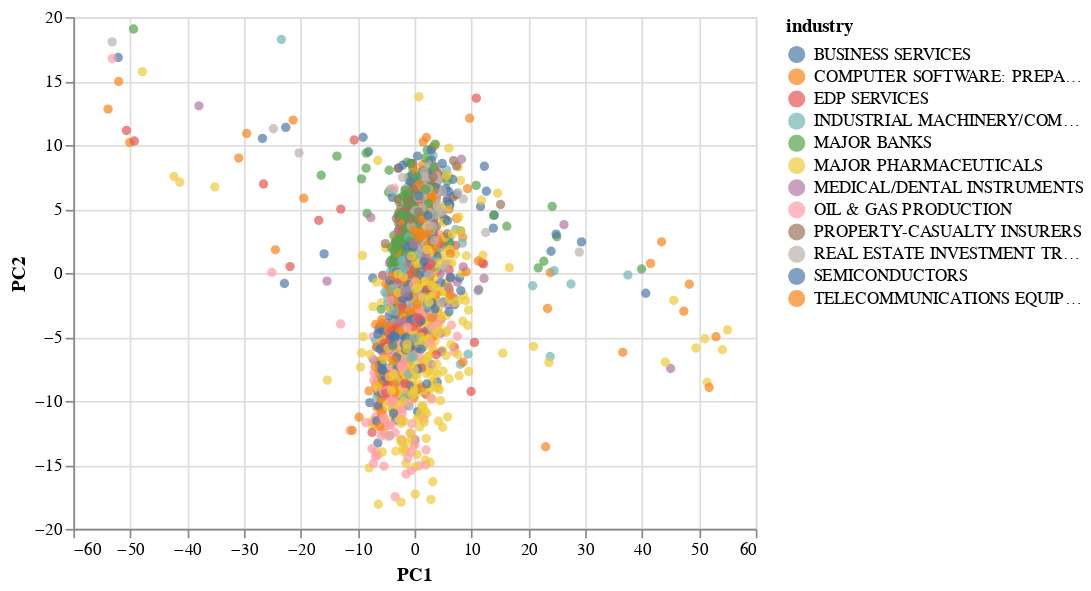

Notebook code cell kept with this figure:
### Markdown cell above
#### 2-component PCA plot

### Code cell
from ggplot import *

from altair import Chart

chart = Chart(principalDf)
chart.mark_circle().encode(
    x='PC1',
    y='PC2',
    color='industry'
)

### Figure 1 — Vega-Lite specification as saved in the notebook (floating-point values rounded to 4 significant figures; data arrays with more than 128 entries replaced by an {"elided": "..."} marker saying what was removed)
{"config": {"view": {"continuousWidth": 400, "continuousHeight": 300}}, "data": {"name": "data-71818073d35f17296fb4c899ed84f0ee"}, "mark": "circle", "encoding": {"color": {"type": "nominal", "field": "industry"}, "x": {"type": "quantitative", "field": "PC1"}, "y": {"type": "quantitative", "field": "PC2"}}, "$schema": "https://vega.github.io/schema/vega-lite/v4.0.0.json", "datasets": {"data-71818073d35f17296fb4c899ed84f0ee": {"elided": "2068 records"}}}
